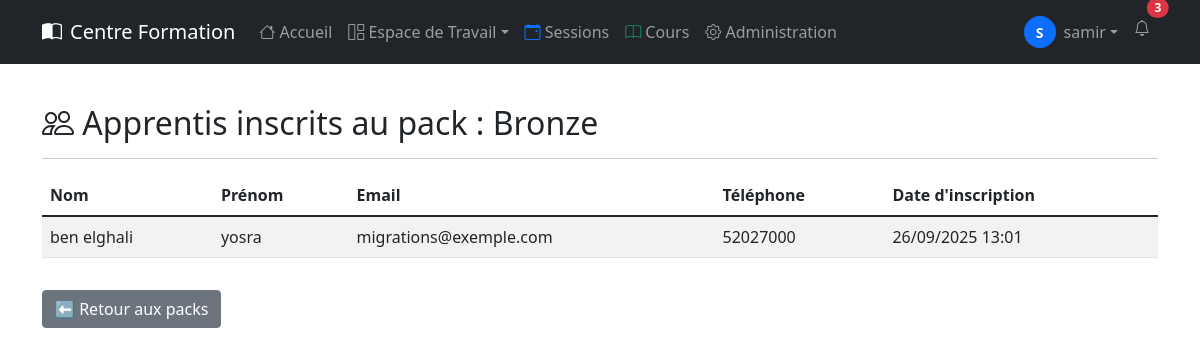
The page /param/pack/2/inscrits/ (signed in) on the database its author committed.
### accounts/models.py (models this page shows)
class CustomUser(AbstractUser):
    email = models.EmailField(unique=True, verbose_name='adresse email')
    phone_number = models.CharField(max_length=15, blank=True, null=True)
    date_of_birth = models.DateField(blank=True, null=True)
    profile_picture = models.ImageField(
        upload_to='profile_pics/', blank=True, null=True)
    bio = models.TextField(blank=True, null=True)
    USERNAME_FIELD = 'email'
    REQUIRED_FIELDS = ['username']

### param/models.py (models this page shows, shortened)
class PackFormation(models.Model):
    titre = models.CharField(max_length=200)
    description = models.TextField(blank=True)
    date_debut = models.DateField()
    date_fin = models.DateField()
    prix = models.DecimalField(max_digits=10, decimal_places=2)
    nb_apprentis_max = models.PositiveIntegerField()
    actif = models.BooleanField(default=False)

### apprentis/models.py (models this page shows, shortened)
class Inscription(models.Model):
    apprenti = models.ForeignKey(
        Apprenti, related_name="inscriptions", on_delete=models.CASCADE)
    pack = models.ForeignKey(PackFormation, related_name="inscriptions",
                             on_delete=models.SET_NULL, null=True, blank=True)
    date_inscription = models.DateTimeField(auto_now_add=True)
    statut = models.CharField(
        max_length=20,
        choices=[("en_attente", "En attente"),
                 ("confirmee", "Confirmée"),
                 ("annulee", "Annulée")],
        default="en_attente"
    )
    class Meta:
        unique_together = ("apprenti", "pack")  # évite les doublons

class Apprenti(models.Model):
    nom = models.CharField(max_length=200, null=True)
    prenom = models.CharField(max_length=200, null=True)
    email = models.EmailField(unique=True, default="migrations@exemple.com")
    date_naissance = models.DateField(null=True, blank=True)
    telephone = models.CharField(max_length=20, blank=True)
    adresse = models.TextField(null=True, blank=True)

### param/views.py (the view)
@login_required
def inscrits_pack(request, pack_id):
    pack = get_object_or_404(PackFormation, id=pack_id)
    inscriptions = Inscription.objects.filter(
        pack=pack).select_related("apprenti")
    return render(request, "param/inscrits_pack.html", {
        "pack": pack,
        "inscriptions": inscriptions,
    })

### param/templates/param/inscrits_pack.html
{% extends "base.html" %} {% block content %}
<div class="container mt-4">
  <h2>
    <i class="bi bi-people"></i> Apprentis inscrits au pack : {{ pack.titre }}
  </h2>
  <hr />
  {% if inscriptions %}
  <table class="table table-striped">
    <thead>
      <tr>
        <th>Nom</th>
        <th>Prénom</th>
        <th>Email</th>
        <th>Téléphone</th>
        <th>Date d'inscription</th>
      </tr>
    </thead>
    <tbody>
      {% for insc in inscriptions %}
      <tr>
        <td>{{ insc.apprenti.nom }}</td>
        <td>{{ insc.apprenti.prenom }}</td>
        <td>{{ insc.apprenti.email }}</td>
        <td>{{ insc.apprenti.telephone }}</td>
        <td>{{ insc.date_inscription|date:"d/m/Y H:i" }}</td>
      </tr>
      {% endfor %}
    </tbody>
  </table>
  {% else %}
  <div class="alert alert-warning">Aucun apprenti inscrit pour ce pack.</div>
  {% endif %}
  <a href="{% url 'param:pack_list' %}" class="btn btn-secondary mt-3"
    >⬅ Retour aux packs</a
  >
</div>
{% endblock %}

### templates/nav.html (shortened to what this page needs)
<nav class="navbar navbar-expand-lg navbar-dark bg-dark fixed-top" id="navbar">
  <div class="container">
    <a class="navbar-brand d-flex align-items-center" href="{% url 'home' %}">
      <i class="bi bi-book-half me-2"></i>
      Centre Formation
    </a>
    <div class="collapse navbar-collapse" id="navbarNav">
      <ul class="navbar-nav me-auto">
        <li class="nav-item">
          <a class="nav-link" href="{% url 'home' %}"><i class="bi bi-house"></i> Accueil</a>
        </li>
        {% if user.is_authenticated %}
          <li class="nav-item dropdown">
            <a class="nav-link dropdown-toggle" href="#" id="workspaceDropdown" role="button" data-bs-toggle="dropdown" aria-expanded="false"><i class="bi bi-grid-1x2"></i> Espace de Travail</a>
          </li>
          <li class="nav-item">
            <a class="nav-link" href="{% url 'param:sessionsliste' %}"><i class="bi bi-calendar-event text-primary"></i> Sessions</a>
          </li>
          <li class="nav-item">
            <a class="nav-link" href="{% url 'param:coursliste' %}"><i class="bi bi-book text-success"></i> Cours</a>
          </li>
          {% if user.is_staff %}
            <li class="nav-item">
              <a class="nav-link" href="{% url 'admin:index' %}"><i class="bi bi-gear"></i> Administration</a>
            </li>
          {% endif %}
        {% endif %}
      </ul>
      <ul class="navbar-nav ms-auto">
        {% if user.is_authenticated %}
          <li class="nav-item dropdown">
            <a class="nav-link dropdown-toggle d-flex align-items-center" href="#" id="navbarDropdown" role="button" data-bs-toggle="dropdown" aria-expanded="false">
              {% if user.profile_picture %}
                <img src="{{ user.profile_picture.url }}" alt="{{ user.username }}" class="rounded-circle me-2" width="32" height="32" style="object-fit: cover" />
              {% else %}
                <div class="bg-primary rounded-circle d-flex align-items-center justify-content-center me-2" style="width: 32px; height: 32px">
                  <span class="text-white fw-bold small">{{ user.username|first|upper }}</span>
                </div>
              {% endif %}
              <span class="d-none d-md-inline">{{ user.username }}</span>
            </a>
          </li>
          <li class="nav-item">
            <a class="nav-link position-relative" href="#">
              <i class="bi bi-bell"></i>
              <span class="position-absolute top-0 start-100 translate-middle badge rounded-pill bg-danger">
                3
              </span>
            </a>
          </li>
        {% endif %}
      </ul>
    </div>
  </div>
</nav>
<div style="height: 80px"></div>

### rows shown on the page
CustomUser: username|first "S", username "samir"
PackFormation: titre "Bronze"
Inscription: apprenti.nom "ben elghali", apprenti.prenom "yosra", apprenti.email "migrations@exemple.com", apprenti.telephone "52027000", date_inscription "26/09/2025 13:01"
